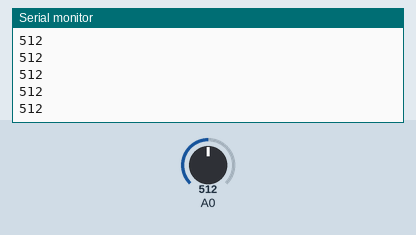
A sketch run on a simulated Arduino Uno, built with avr-gcc and run on an emulated ATmega328P. Shown: the last lines printed to the serial monitor. The inputs (shaded band) are chosen by the test bench; at power-on: A0 = 512.

Above: at 1.2 s.
1.3 s: A0 set to 716
At 1.8 s:
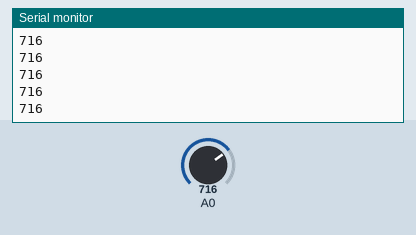
2.8 s: A0 set to 900
At 3.4 s:
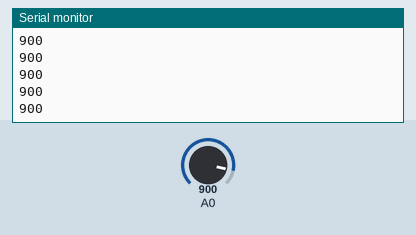
Timing chart, 0 to 5.8 s (numbered marks = the images above; inputs shaded):
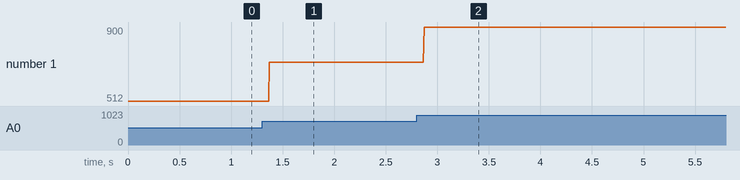

The sketch:

ReadPotentiometer.ino
```cpp
void setup() {
  Serial.begin(9600);
  while (!Serial){}
}

void loop() {
  int val = analogRead(A0);
  Serial.println(val);
}
```

Measured:
- after the input at 1.3 s, the serial monitor: prints a new line after 0.07 s (image 1)
- after the input at 2.8 s, the serial monitor: prints a new line after 0.07 s (image 2)
- plotted number 1: 512 → 716 after the input at 1.3 s, 716 → 900 after the input at 2.8 s
